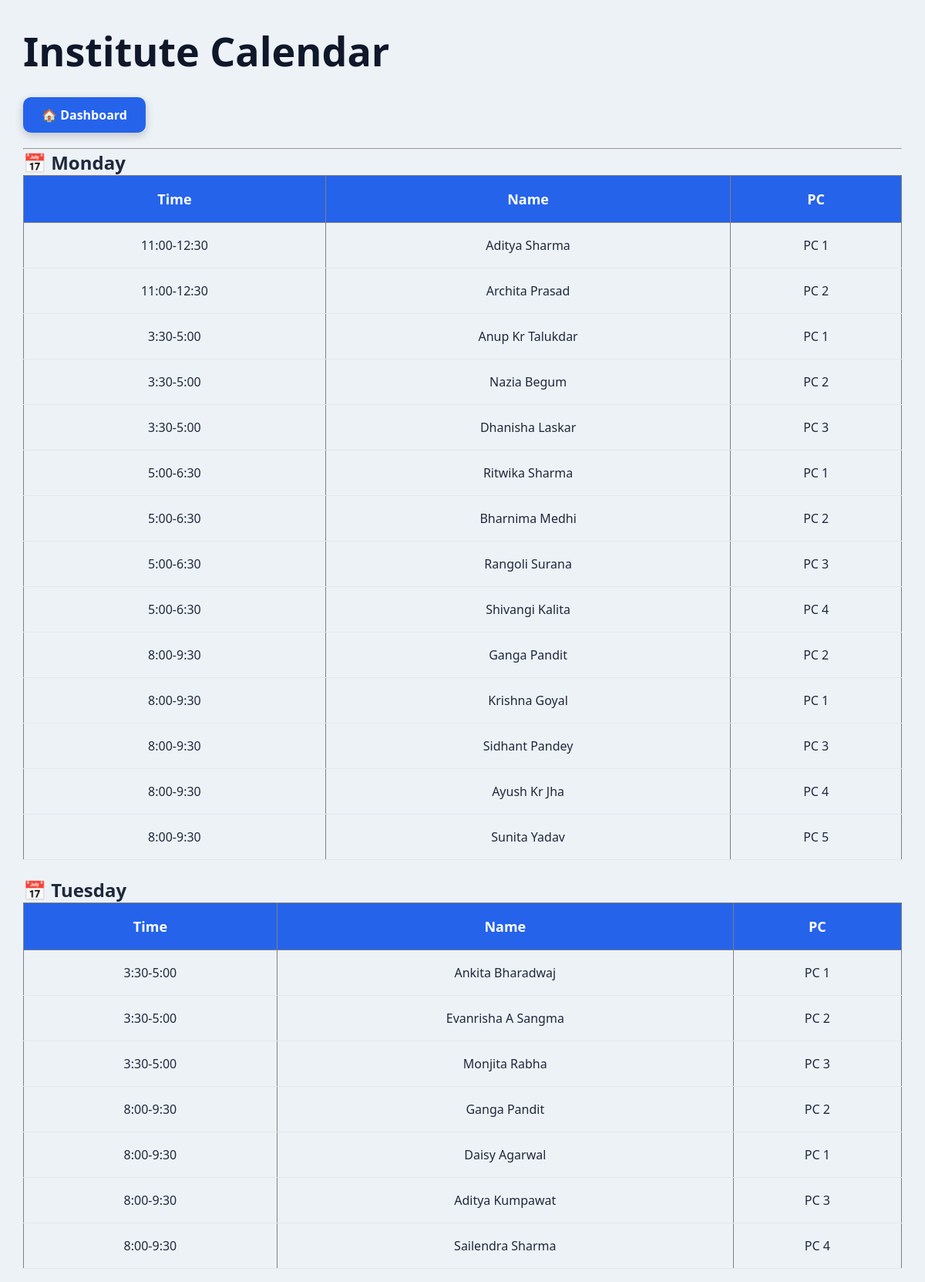
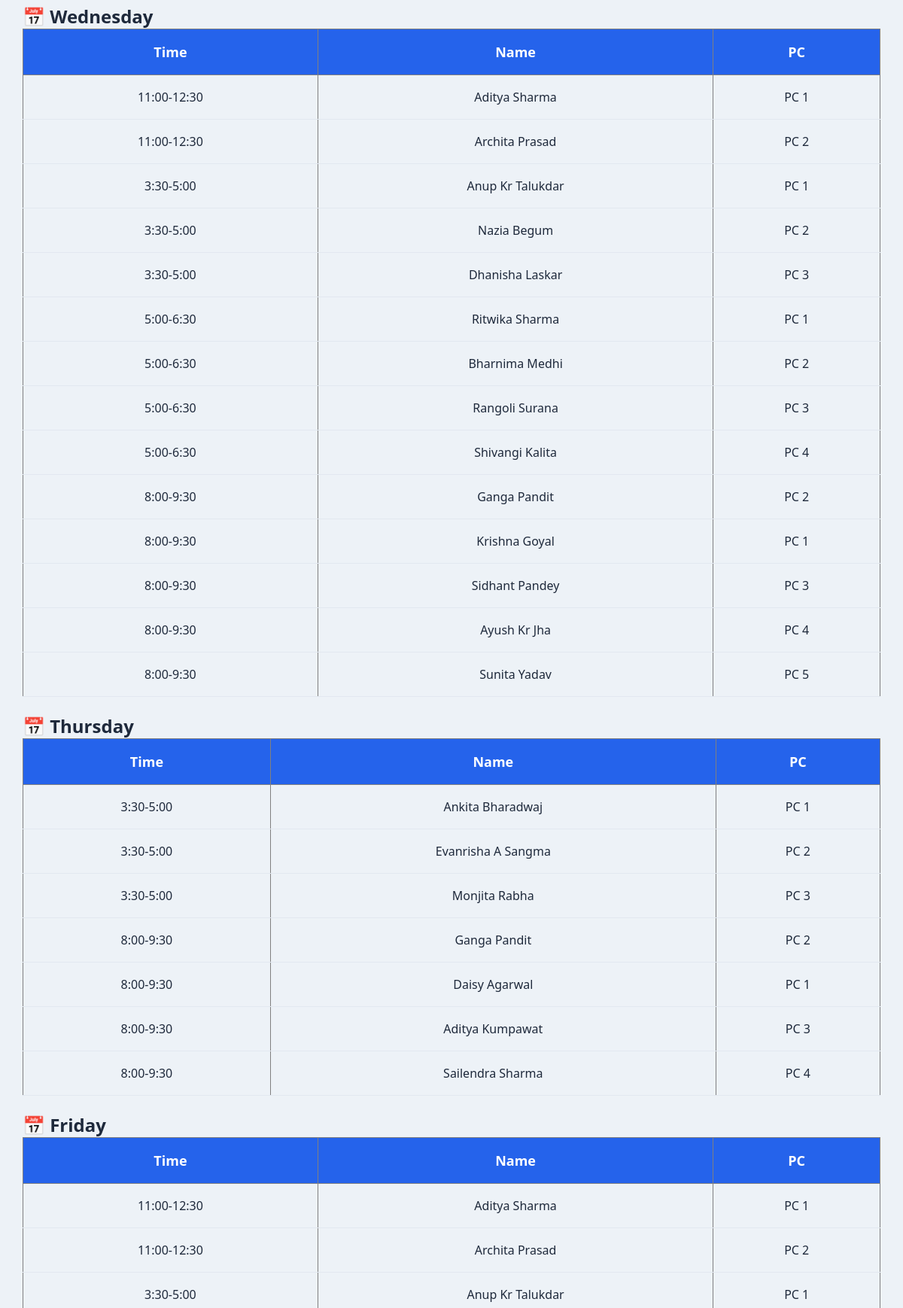
Screenshot of /calendar (signed in, upper part) with the database file from the repository (2 pictures, top to bottom).
### tables this page shows
CREATE TABLE schedules(

    id INTEGER PRIMARY KEY AUTOINCREMENT,

    student_id INTEGER,

    day TEXT

    );

CREATE TABLE students(

        id INTEGER PRIMARY KEY AUTOINCREMENT,

        name TEXT,

        course TEXT,

        batch_time TEXT,

        computer_no INTEGER

        );

### app.py (the view)
@app.route("/calendar")
def calendar():
    if "user" not in session:
        return redirect("/login")
    conn=db()
    rows=conn.execute("""

    SELECT

    s.name,
    s.batch_time,
    s.computer_no,
    sc.day

    FROM students s

    JOIN schedules sc

    ON s.id=sc.student_id

    ORDER BY day,batch_time

    """).fetchall()
    conn.close()
    days={
    "Monday":[],
    "Tuesday":[],
    "Wednesday":[],
    "Thursday":[],
    "Friday":[],
    "Saturday":[]
    }
    for r in rows:
        days[
        r["day"]
        ].append(r)
    return render_template(
    "calendar.html",
    days=days
    )

### app.py (called while the page is built)
def db():
    conn=sqlite3.connect("students.db")
    conn.row_factory=sqlite3.Row
    return conn

### templates/calendar.html (shortened to what this page needs)
<link
rel="stylesheet"
href="{{url_for(
'static',
filename='style.css'
)}}">
<h1>
Institute Calendar
</h1>
<a
href="/"
class="dashboard-btn">
🏠 Dashboard
</a>
<hr>
{% for day,students in days.items() %}
<h2>
📅 {{day}}
</h2>
<table border="1">
<tr>
<th>Time</th>
<th>Name</th>
<th>PC</th>
</tr>
{% for s in students %}
<tr>
<td>
{{s.batch_time}}
</td>
<td>
{{s.name}}
</td>
<td>
PC {{s.computer_no}}
</td>
</tr>
{% endfor %}
</table>
{% endfor %}

### static/style.css (style rules this page uses)
* { margin:0; padding:0; box-sizing:border-box; font-family:'Segoe UI',sans-serif; }
h1 { font-size:52px; color:#0f172a; margin-bottom:25px; font-weight:700; }
table { width:100%; border-collapse:collapse; }
th { background:#2563eb; padding:18px; color:white; font-size:18px; }
td { padding:18px; text-align:center; border-bottom: 1px solid #e2e8f0; }
.dashboard-btn { background:#2563eb; color:white; padding:12px 24px; border-radius:10px; text-decoration:none; font-size:16px; font-weight:bold; display:inline-block; margin-bottom:20px; transition:0.3s; box-shadow: 0 4px 12px rgba(0,0,0,0.2); }

### rows the page displays
schedules: batch_time "11:00-12:30", name "Aditya Sharma", computer_no "1"
schedules: batch_time "11:00-12:30", name "Archita Prasad", computer_no "2"
schedules: batch_time "3:30-5:00", name "Anup Kr Talukdar", computer_no "1"
schedules: batch_time "3:30-5:00", name "Nazia Begum", computer_no "2"
schedules: batch_time "3:30-5:00", name "Dhanisha Laskar", computer_no "3"
schedules: batch_time "5:00-6:30", name "Ritwika Sharma", computer_no "1"
schedules: batch_time "5:00-6:30", name "Bharnima Medhi", computer_no "2"
schedules: batch_time "5:00-6:30", name "Rangoli Surana", computer_no "3"
schedules: batch_time "5:00-6:30", name "Shivangi Kalita", computer_no "4"
schedules: batch_time "8:00-9:30", name "Ganga Pandit", computer_no "2"
schedules: batch_time "8:00-9:30", name "Krishna Goyal", computer_no "1"
schedules: batch_time "8:00-9:30", name "Sidhant Pandey", computer_no "3"
schedules: batch_time "8:00-9:30", name "Ayush Kr Jha", computer_no "4"
schedules: batch_time "8:00-9:30", name "Sunita Yadav", computer_no "5"
schedules: batch_time "3:30-5:00", name "Ankita Bharadwaj", computer_no "1"
schedules: batch_time "3:30-5:00", name "Evanrisha A Sangma", computer_no "2"
schedules: batch_time "3:30-5:00", name "Monjita Rabha", computer_no "3"
schedules: batch_time "8:00-9:30", name "Ganga Pandit", computer_no "2"
schedules: batch_time "8:00-9:30", name "Daisy Agarwal", computer_no "1"
schedules: batch_time "8:00-9:30", name "Aditya Kumpawat", computer_no "3"
schedules: batch_time "8:00-9:30", name "Sailendra Sharma", computer_no "4"
schedules: batch_time "11:00-12:30", name "Aditya Sharma", computer_no "1"
schedules: batch_time "11:00-12:30", name "Archita Prasad", computer_no "2"
schedules: batch_time "3:30-5:00", name "Anup Kr Talukdar", computer_no "1"
schedules: batch_time "3:30-5:00", name "Nazia Begum", computer_no "2"
schedules: batch_time "3:30-5:00", name "Dhanisha Laskar", computer_no "3"
schedules: batch_time "5:00-6:30", name "Ritwika Sharma", computer_no "1"
schedules: batch_time "5:00-6:30", name "Bharnima Medhi", computer_no "2"
schedules: batch_time "5:00-6:30", name "Rangoli Surana", computer_no "3"
schedules: batch_time "5:00-6:30", name "Shivangi Kalita", computer_no "4"
schedules: batch_time "8:00-9:30", name "Ganga Pandit", computer_no "2"
schedules: batch_time "8:00-9:30", name "Krishna Goyal", computer_no "1"
schedules: batch_time "8:00-9:30", name "Sidhant Pandey", computer_no "3"
schedules: batch_time "8:00-9:30", name "Ayush Kr Jha", computer_no "4"
schedules: batch_time "8:00-9:30", name "Sunita Yadav", computer_no "5"
schedules: batch_time "3:30-5:00", name "Ankita Bharadwaj", computer_no "1"
schedules: batch_time "3:30-5:00", name "Evanrisha A Sangma", computer_no "2"
schedules: batch_time "3:30-5:00", name "Monjita Rabha", computer_no "3"
schedules: batch_time "8:00-9:30", name "Ganga Pandit", computer_no "2"
schedules: batch_time "8:00-9:30", name "Daisy Agarwal", computer_no "1"
schedules: batch_time "8:00-9:30", name "Aditya Kumpawat", computer_no "3"
schedules: batch_time "8:00-9:30", name "Sailendra Sharma", computer_no "4"
schedules: batch_time "11:00-12:30", name "Aditya Sharma", computer_no "1"
schedules: batch_time "11:00-12:30", name "Archita Prasad", computer_no "2"
schedules: batch_time "3:30-5:00", name "Anup Kr Talukdar", computer_no "1"

### other values shown
{{ day }} "Monday" "Tuesday" "Wednesday" "Thursday" "Friday"
